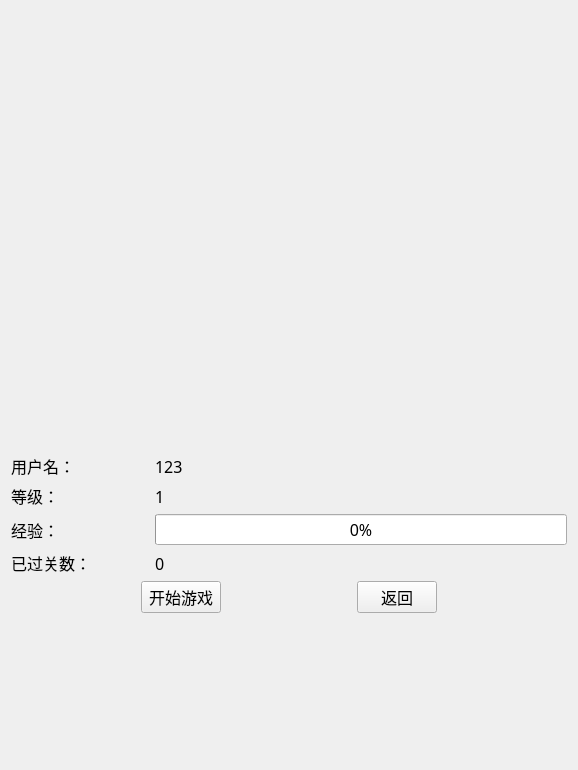
<?xml version="1.0" encoding="UTF-8"?>
<ui version="4.0">
 <class>info</class>
 <widget class="QWidget" name="info">
  <property name="geometry">
   <rect>
    <x>0</x>
    <y>0</y>
    <width>578</width>
    <height>770</height>
   </rect>
  </property>
  <property name="windowTitle">
   <string>Form</string>
  </property>
  <layout class="QVBoxLayout" name="verticalLayout_2" stretch="6,5,4,5,5">
   <item>
    <spacer name="verticalSpacer">
     <property name="orientation">
      <enum>Qt::Vertical</enum>
     </property>
     <property name="sizeHint" stdset="0">
      <size>
       <width>20</width>
       <height>109</height>
      </size>
     </property>
    </spacer>
   </item>
   <item>
    <layout class="QHBoxLayout" name="horizontalLayout">
     <item>
      <spacer name="horizontalSpacer">
       <property name="orientation">
        <enum>Qt::Horizontal</enum>
       </property>
       <property name="sizeHint" stdset="0">
        <size>
         <width>40</width>
         <height>20</height>
        </size>
       </property>
      </spacer>
     </item>
     <item>
      <widget class="QLabel" name="icon_label">
       <property name="text">
        <string/>
       </property>
       <property name="pixmap">
        <pixmap resource="resource.qrc">:/resource/icons/icon4.png</pixmap>
       </property>
       <property name="scaledContents">
        <bool>true</bool>
       </property>
      </widget>
     </item>
     <item>
      <spacer name="horizontalSpacer_2">
       <property name="orientation">
        <enum>Qt::Horizontal</enum>
       </property>
       <property name="sizeHint" stdset="0">
        <size>
         <width>40</width>
         <height>20</height>
        </size>
       </property>
      </spacer>
     </item>
    </layout>
   </item>
   <item>
    <spacer name="verticalSpacer_2">
     <property name="orientation">
      <enum>Qt::Vertical</enum>
     </property>
     <property name="sizeHint" stdset="0">
      <size>
       <width>20</width>
       <height>108</height>
      </size>
     </property>
    </spacer>
   </item>
   <item>
    <layout class="QVBoxLayout" name="verticalLayout">
     <item>
      <layout class="QHBoxLayout" name="horizontalLayout_6" stretch="1,3">
       <item>
        <widget class="QLabel" name="user_label">
         <property name="font">
          <font>
           <family>方正姚体</family>
           <pointsize>12</pointsize>
          </font>
         </property>
         <property name="text">
          <string>用户名：</string>
         </property>
        </widget>
       </item>
       <item>
        <widget class="QLabel" name="user">
         <property name="font">
          <font>
           <family>方正姚体</family>
           <pointsize>12</pointsize>
          </font>
         </property>
         <property name="text">
          <string>123</string>
         </property>
        </widget>
       </item>
      </layout>
     </item>
     <item>
      <layout class="QHBoxLayout" name="horizontalLayout_5" stretch="1,3">
       <item>
        <widget class="QLabel" name="level_label">
         <property name="font">
          <font>
           <family>方正姚体</family>
           <pointsize>12</pointsize>
          </font>
         </property>
         <property name="text">
          <string>等级：</string>
         </property>
        </widget>
       </item>
       <item>
        <widget class="QLabel" name="level">
         <property name="font">
          <font>
           <family>方正姚体</family>
           <pointsize>12</pointsize>
          </font>
         </property>
         <property name="text">
          <string>1</string>
         </property>
        </widget>
       </item>
      </layout>
     </item>
     <item>
      <layout class="QHBoxLayout" name="horizontalLayout_4" stretch="1,3">
       <item>
        <widget class="QLabel" name="experiene_label">
         <property name="font">
          <font>
           <family>方正姚体</family>
           <pointsize>12</pointsize>
          </font>
         </property>
         <property name="text">
          <string>经验：</string>
         </property>
        </widget>
       </item>
       <item>
        <widget class="QProgressBar" name="experience_progressBar">
         <property name="font">
          <font>
           <family>方正姚体</family>
           <pointsize>12</pointsize>
          </font>
         </property>
         <property name="value">
          <number>0</number>
         </property>
        </widget>
       </item>
      </layout>
     </item>
     <item>
      <layout class="QHBoxLayout" name="horizontalLayout_3" stretch="1,3">
       <item>
        <widget class="QLabel" name="number_label">
         <property name="font">
          <font>
           <family>方正姚体</family>
           <pointsize>12</pointsize>
          </font>
         </property>
         <property name="text">
          <string>已过关数：</string>
         </property>
        </widget>
       </item>
       <item>
        <widget class="QLabel" name="number">
         <property name="font">
          <font>
           <family>方正姚体</family>
           <pointsize>12</pointsize>
          </font>
         </property>
         <property name="text">
          <string>0</string>
         </property>
        </widget>
       </item>
      </layout>
     </item>
     <item>
      <layout class="QHBoxLayout" name="horizontalLayout_2">
       <item>
        <spacer name="horizontalSpacer_3">
         <property name="orientation">
          <enum>Qt::Horizontal</enum>
         </property>
         <property name="sizeHint" stdset="0">
          <size>
           <width>40</width>
           <height>20</height>
          </size>
         </property>
        </spacer>
       </item>
       <item>
        <widget class="QPushButton" name="start_pushButton">
         <property name="font">
          <font>
           <family>方正姚体</family>
           <pointsize>12</pointsize>
          </font>
         </property>
         <property name="text">
          <string>开始游戏</string>
         </property>
        </widget>
       </item>
       <item>
        <spacer name="horizontalSpacer_4">
         <property name="orientation">
          <enum>Qt::Horizontal</enum>
         </property>
         <property name="sizeHint" stdset="0">
          <size>
           <width>40</width>
           <height>20</height>
          </size>
         </property>
        </spacer>
       </item>
       <item>
        <widget class="QPushButton" name="back_pushButton">
         <property name="font">
          <font>
           <family>方正姚体</family>
           <pointsize>12</pointsize>
          </font>
         </property>
         <property name="text">
          <string>返回</string>
         </property>
        </widget>
       </item>
       <item>
        <spacer name="horizontalSpacer_5">
         <property name="orientation">
          <enum>Qt::Horizontal</enum>
         </property>
         <property name="sizeHint" stdset="0">
          <size>
           <width>40</width>
           <height>20</height>
          </size>
         </property>
        </spacer>
       </item>
      </layout>
     </item>
    </layout>
   </item>
   <item>
    <spacer name="verticalSpacer_3">
     <property name="orientation">
      <enum>Qt::Vertical</enum>
     </property>
     <property name="sizeHint" stdset="0">
      <size>
       <width>20</width>
       <height>109</height>
      </size>
     </property>
    </spacer>
   </item>
  </layout>
 </widget>
 <resources>
  <include location="resource.qrc"/>
 </resources>
 <connections/>
</ui>
